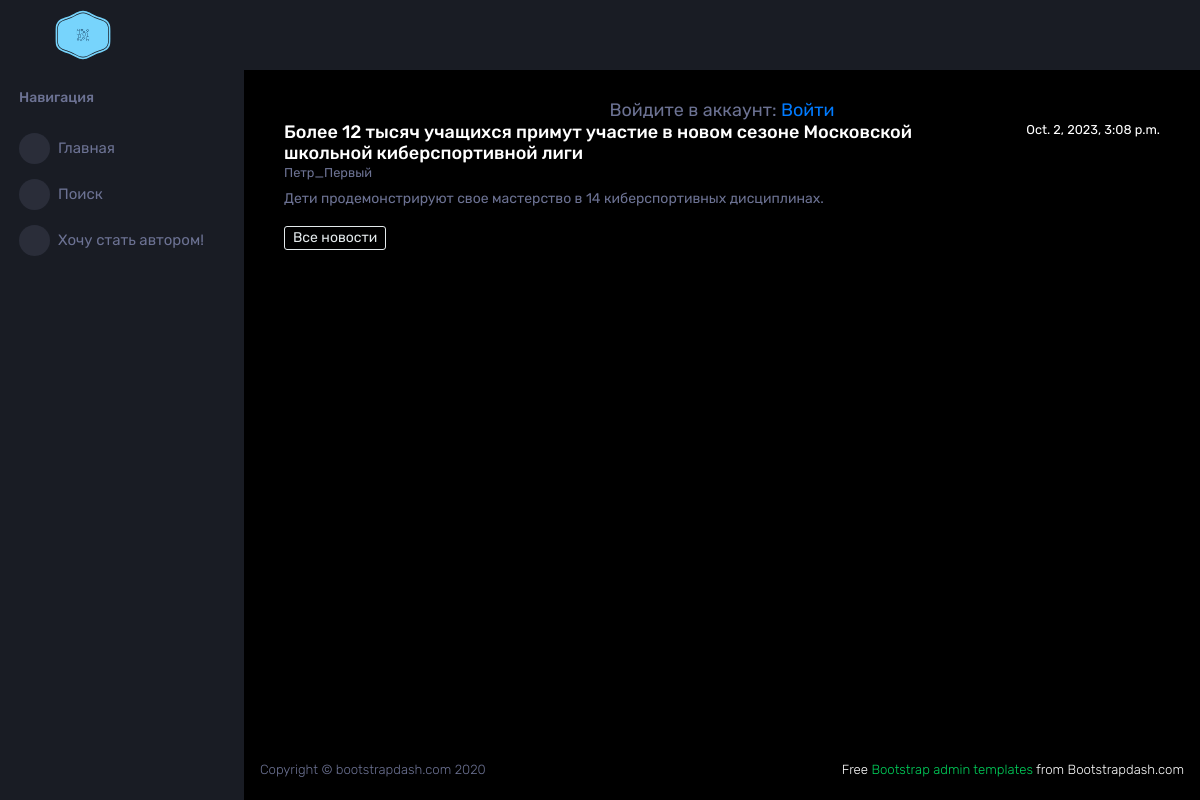
Page /news/11 on the committed database.
### news/models.py (models this page shows, shortened)
class Post(models.Model):
    news = 'N'
    article = 'A'
    postChoice = [
        (news, 'Новость'),
        (article, 'Статья')
    ]
    postAuthor = models.ForeignKey(Author, on_delete = models.CASCADE)
    postType = models.CharField(max_length = 1, choices = postChoice, default = news)
    postDateTime = models.DateTimeField(default=timezone.now)
    postCat = models.ManyToManyField(Category, through = 'PostCategory')
    postTitle = models.CharField(max_length = 255, default = 'Заголовок')
    postBody = models.TextField(default = 'Здесь должен быть текст')
    postRate = models.IntegerField(default = 0)

class Author(models.Model):
    userModel = models.OneToOneField(User, on_delete=models.CASCADE)
    userRate = models.IntegerField(default = 0)

### news/views.py (the view)
# urls.py: path('<int:pk>', NewsDetail.as_view(), name='news_detail'),
class NewsDetail(DetailView):
    model = Post
    template_name = 'newspaper/post.html'
    context_object_name = 'post'

### news/templatetags/custom_filters.py (called while the page is built)
@register.filter(name='censor')
def censor(value):
    return cense(value)

### templates/newspaper/post.html (shortened to what this page needs)
{% extends 'layout/default.html' %}
{% load custom_filters %}
{% block content %}
<div class="container">
    <div class="row justify-content-md-center>">
       <div class="col">
            <h1 class="page-title">{{ post.postTitle|censor }}</h1>
       </div>
       <div class="col-md-auto">
            <h3 class="small test-muted">{{ post.postDateTime }}</h3>
        </div>
    </div>
    <div class="row">
        <div class="col">
            <h3 class="small text-muted">{{ post.postAuthor.userModel.username }}</h3>
        </div>
    </div>
    <div class="row">
        <div class="col">
            <p class="text-muted">{{ post.postBody|censor }}</p>
        </div>
    </div>
    <a role="button" class="btn btn-outline-secondary btn-sm" href="../news">Все новости</a>
</div>
{% endblock content %}

### rows in the picture
Post: postTitle|censor "Более 12 тысяч учащихся примут участие в новом сезоне Московской школьной киберспортивной лиги", postDateTime "Oct. 2, 2023, 3:08 p.m.", postAuthor.userModel.username "Петр_Первый", postBody|censor "Дети продемонстрируют свое мастерство в 14 киберспортивных дисциплинах."
